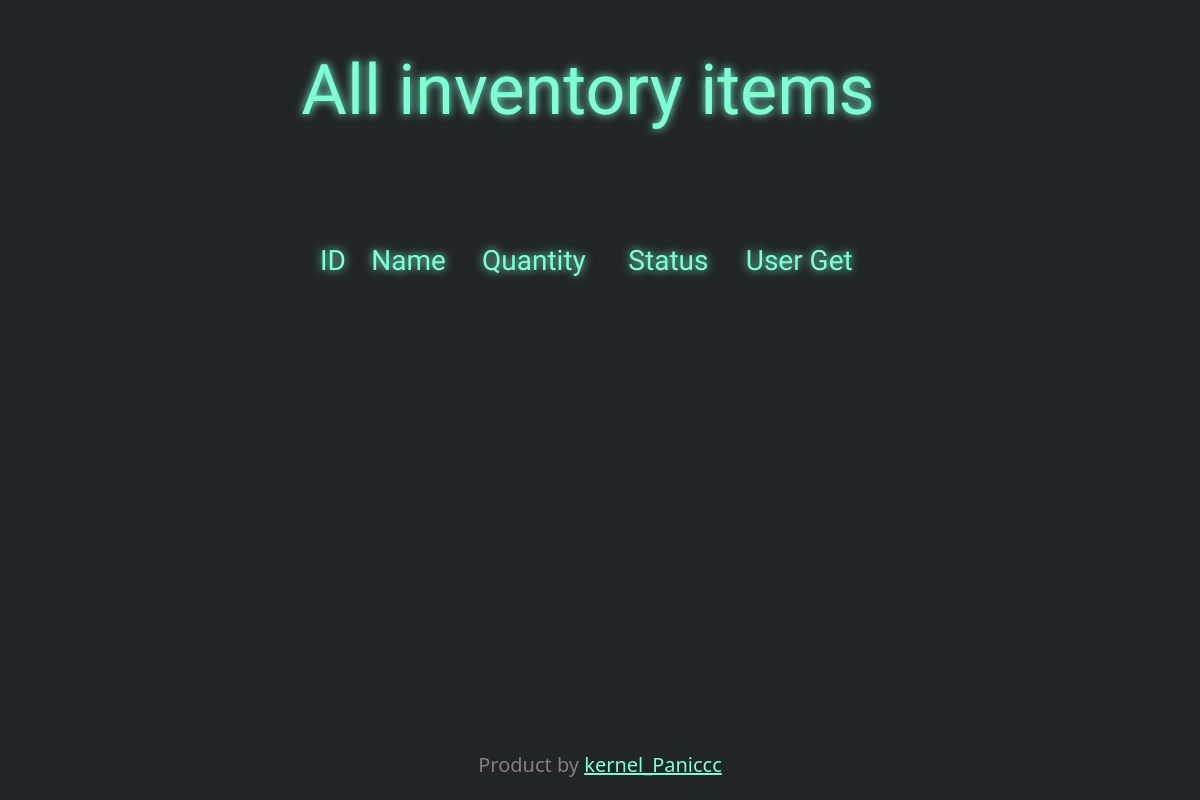
The page /admin/all_item (signed in) on the database as committed earlier.
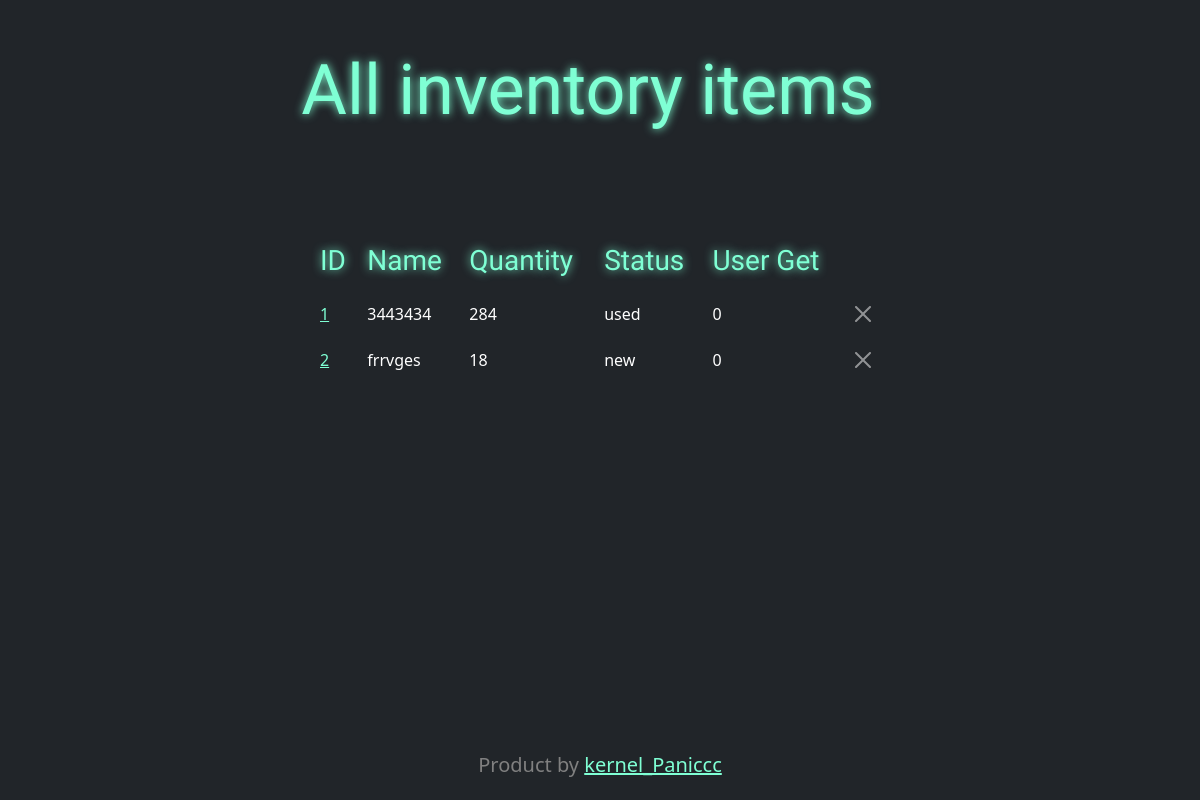
The same page on the database as committed later.
### src/models.py (models this page shows, shortened)
class InventoryItem(db.Model):
    id = db.Column(db.Integer, primary_key=True)
    name = db.Column(db.String(128), nullable=False)
    quantity = db.Column(db.Integer, nullable=False)
    status = db.Column(db.String(50), nullable=False)  # 'new', 'used', 'broken'
    user_id = db.Column(db.Integer, db.ForeignKey('user.id'), default=0)
    user = db.relationship('User', backref='inventory_items')

### src/admin_routers.py (the view)
@app.route('/admin/all_item', methods=['GET', 'POST'])
@login_required
@admin_required
def all_inventory_item():
    items = InventoryItem.query.all()
    return render_template('all_items.html', items=items)

### src/models.py (called while the page is built)
def admin_required(f):
    @wraps(f)
    def decorated_function(*args, **kwargs):
        if not current_user.is_admin():
            flash("У вас нет доступа к этой странице.", category='error')
            return redirect('/')
        return f(*args, **kwargs)
    return decorated_function

@manager.user_loader
def load_user(user_id):
    return User.query.get(user_id)

    def is_admin(self):
        return self.role == 'admin'

### src/routers.py (called while the page is built)
@app.after_request
def redirect_to_signin(response):
    if response.status_code == 401:
        return redirect('/login')
    return response

### src/templates/all_items.html (shortened to what this page needs)
{% extends 'base.html' %}
{% block content %}
<div class="container-fluid text-center">
      <div class="row align-items-start">
          <div class="row gy-4">
              <h1 style="font-size: 70px" class="main_text">
                  All inventory items
              </h1>
          </div>
      </div>
  </div>
        <div class="container-fluid mt-5">
    <div class="row justify-content-center">
    <div class="col-6">
    <br><br>
        <table class="table table-borderless">
          <thead>
            <tr>
                <th class="main_text" style="color: aquamarine" scope="col"><h3>ID</h3></th>
                <th class="main_text" style="color: aquamarine" scope="col"><h3>Name</h3></th>
                <th class="main_text" style="color: aquamarine" scope="col"><h3>Quantity</h3></th>
                <th class="main_text" style="color: aquamarine" scope="col"><h3>Status</h3></th>
                <th class="main_text" style="color: aquamarine" scope="col"><h3>User Get</h3></th>
            </tr>
          </thead>
          <tbody>
            <tr>
                {% for item in items %}
                    <td><a style="color: aquamarine" href='/admin/edit/{{item.id}}'>
                            {{ item.id }}</a></td>
                    <td>{{ item.name }}</td>
                    <td>{{ item.quantity }}</td>
                    <td>{{ item.status }}</td>
                    <td>{{ item.user_id }}</td>
                <td>
                    <a  type="button" class="btn-close" aria-label="Close"
                        href="{{ url_for('delited', item_id=item.id) }}" >
                    </a>
                    </td>
            </tr>
          {% endfor %}
          </tbody>
        </table>
    </div>
    </div>
    </div>
{% endblock %}

### src/templates/base.html (shortened to what this page needs)
<!doctype html>
<html lang="ru" data-bs-theme="dark" xmlns="http://www.w3.org/1999/html">
  <head>
      <link rel="stylesheet" href="../static/style.css">
      <link href="https://cdn.jsdelivr.net/npm/bootstrap@5.3.3/dist/css/bootstrap.min.css" rel="stylesheet">
  </head>
<body>
{% block content %}
{% endblock %}
  <footer class="footer text-center">
        <div class="container">
             <div class="row align-center">
              <div class="col-md-4 offset-md-4">
                  <br>
                  <h5 style="color: gray">Product by <a href="https://t.me/Kernel_Paniccc" style="color: aquamarine">kernel_Paniccc</a></h5>
              </div>
             </div>
        </div>
  </footer>
</body>
</html>

### src/static/style.css (style rules this page uses)
body { display: flex; flex-direction: column; min-height: 100vh; }
.footer { margin-top: auto; padding: 15px 0; }
* { padding: 0; margin: 0; }
.main_text { color: aquamarine; font-family: 'Archivo Black'; text-shadow: 0 0 10px }

Rows that differ between the two databases and show on the page:
added InventoryItem: id "1", name "3443434", quantity "284", status "used", user_id "0"
added InventoryItem: id "2", name "frrvges", quantity "18", status "new", user_id "0"
